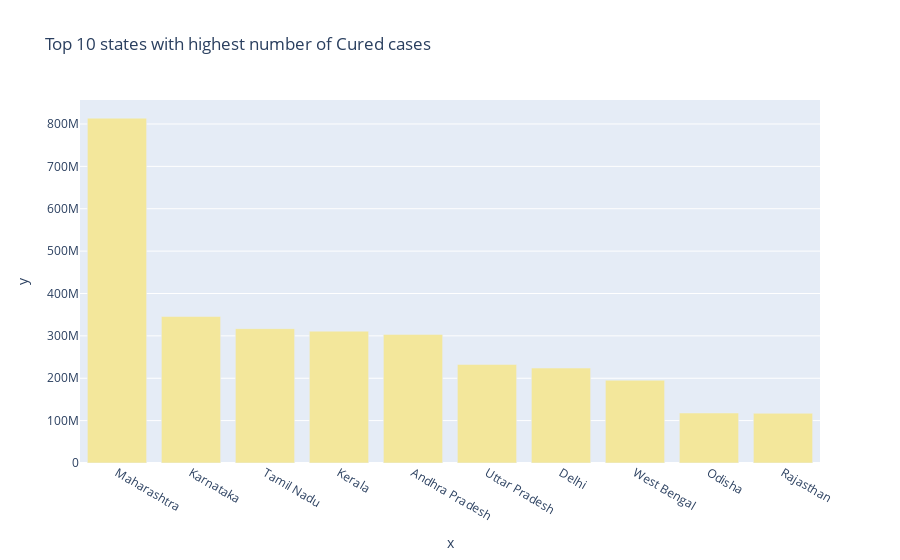

Notebook code for this chart:
### Code cell
px.bar(x=state_wise.nlargest(10,"Cured")["State/UnionTerritory"],
       y = state_wise.nlargest(10,"Cured")["Cured"],
       color_discrete_sequence=px.colors.sequential.Sunset,
       title="Top 10 states with highest number of Cured cases")

### Figure 1 — Plotly figure (JSON) as saved in the notebook; plotly's stock layout.template omitted (floating-point values rounded to 4 significant figures)
{"data": [{"alignmentgroup": "True", "hovertemplate": "x=%{x}<br>y=%{y}<extra></extra>", "legendgroup": "", "marker": {"color": "rgb(243, 231, 155)"}, "name": "", "offsetgroup": "", "orientation": "v", "showlegend": false, "textposition": "auto", "type": "bar", "x": ["Maharashtra", "Karnataka", "Tamil Nadu", "Kerala", "Andhra Pradesh", "Uttar Pradesh", "Delhi", "West Bengal", "Odisha", "Rajasthan"], "xaxis": "x", "y": [813788907, 345648926, 317067499, 311127643, 303427899, 232529439, 224062704, 195296839, 117984789, 117312772], "yaxis": "y"}], "layout": {"barmode": "relative", "legend": {"tracegroupgap": 0}, "title": {"text": "Top 10 states with highest number of Cured cases"}, "xaxis": {"anchor": "y", "domain": [0, 1], "title": {"text": "x"}}, "yaxis": {"anchor": "x", "domain": [0, 1], "title": {"text": "y"}}}}
